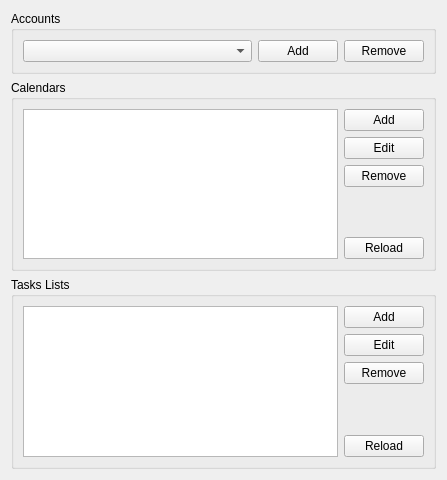
<?xml version="1.0" encoding="UTF-8"?>
<ui version="4.0">
 <class>SettingsDialog</class>
 <widget class="QWidget" name="SettingsDialog">
  <property name="geometry">
   <rect>
    <x>0</x>
    <y>0</y>
    <width>447</width>
    <height>480</height>
   </rect>
  </property>
  <property name="sizePolicy">
   <sizepolicy hsizetype="Minimum" vsizetype="Minimum">
    <horstretch>0</horstretch>
    <verstretch>0</verstretch>
   </sizepolicy>
  </property>
  <property name="minimumSize">
   <size>
    <width>0</width>
    <height>480</height>
   </size>
  </property>
  <property name="windowTitle">
   <string>Calendar Resource Settings</string>
  </property>
  <layout class="QVBoxLayout" name="verticalLayout">
   <item>
    <widget class="QGroupBox" name="accountsBox">
     <property name="title">
      <string>Accounts</string>
     </property>
     <layout class="QGridLayout" name="gridLayout">
      <item row="0" column="1">
       <widget class="QPushButton" name="addAccountBtn">
        <property name="sizePolicy">
         <sizepolicy hsizetype="Minimum" vsizetype="Minimum">
          <horstretch>0</horstretch>
          <verstretch>0</verstretch>
         </sizepolicy>
        </property>
        <property name="text">
         <string>Add</string>
        </property>
       </widget>
      </item>
      <item row="0" column="2">
       <widget class="QPushButton" name="removeAccountBtn">
        <property name="sizePolicy">
         <sizepolicy hsizetype="Minimum" vsizetype="Minimum">
          <horstretch>0</horstretch>
          <verstretch>0</verstretch>
         </sizepolicy>
        </property>
        <property name="text">
         <string>Remove</string>
        </property>
       </widget>
      </item>
      <item row="2" column="1">
       <spacer name="verticalSpacer">
        <property name="orientation">
         <enum>Qt::Vertical</enum>
        </property>
        <property name="sizeHint" stdset="0">
         <size>
          <width>20</width>
          <height>40</height>
         </size>
        </property>
       </spacer>
      </item>
      <item row="0" column="0">
       <widget class="KGoogle::Ui::AccountsCombo" name="accountsCombo">
        <property name="sizePolicy">
         <sizepolicy hsizetype="Expanding" vsizetype="Fixed">
          <horstretch>0</horstretch>
          <verstretch>0</verstretch>
         </sizepolicy>
        </property>
       </widget>
      </item>
     </layout>
    </widget>
   </item>
   <item>
    <widget class="QGroupBox" name="calendarsBox">
     <property name="title">
      <string>Calendars</string>
     </property>
     <layout class="QGridLayout" name="gridLayout_2">
      <item row="6" column="1">
       <widget class="QPushButton" name="reloadCalendarsBtn">
        <property name="text">
         <string>Reload</string>
        </property>
       </widget>
      </item>
      <item row="3" column="1">
       <widget class="QPushButton" name="editCalBtn">
        <property name="text">
         <string>Edit</string>
        </property>
       </widget>
      </item>
      <item row="4" column="1">
       <widget class="QPushButton" name="removeCalBtn">
        <property name="text">
         <string>Remove</string>
        </property>
       </widget>
      </item>
      <item row="2" column="1">
       <widget class="QPushButton" name="addCalBtn">
        <property name="text">
         <string>Add</string>
        </property>
       </widget>
      </item>
      <item row="5" column="1">
       <spacer name="verticalSpacer_2">
        <property name="orientation">
         <enum>Qt::Vertical</enum>
        </property>
        <property name="sizeHint" stdset="0">
         <size>
          <width>20</width>
          <height>40</height>
         </size>
        </property>
       </spacer>
      </item>
      <item row="2" column="0" rowspan="5">
       <widget class="QListWidget" name="calendarsList"/>
      </item>
     </layout>
    </widget>
   </item>
   <item>
    <widget class="QGroupBox" name="tasksBox">
     <property name="title">
      <string>Tasks Lists</string>
     </property>
     <layout class="QGridLayout" name="gridLayout_3">
      <item row="0" column="1">
       <widget class="QPushButton" name="addTasksBtn">
        <property name="text">
         <string>Add</string>
        </property>
       </widget>
      </item>
      <item row="0" column="0" rowspan="5">
       <widget class="QListWidget" name="tasksList"/>
      </item>
      <item row="4" column="1">
       <widget class="QPushButton" name="reloadTasksBtn">
        <property name="text">
         <string>Reload</string>
        </property>
       </widget>
      </item>
      <item row="2" column="1">
       <widget class="QPushButton" name="removeTasksBtn">
        <property name="text">
         <string>Remove</string>
        </property>
       </widget>
      </item>
      <item row="1" column="1">
       <widget class="QPushButton" name="editTasksBtn">
        <property name="text">
         <string>Edit</string>
        </property>
       </widget>
      </item>
      <item row="3" column="1">
       <spacer name="verticalSpacer_3">
        <property name="orientation">
         <enum>Qt::Vertical</enum>
        </property>
        <property name="sizeHint" stdset="0">
         <size>
          <width>20</width>
          <height>40</height>
         </size>
        </property>
       </spacer>
      </item>
     </layout>
    </widget>
   </item>
  </layout>
 </widget>
 <customwidgets>
  <customwidget>
   <class>KGoogle::Ui::AccountsCombo</class>
   <extends>QComboBox</extends>
   <header location="global">libkgoogle/ui/accountscombo.h</header>
  </customwidget>
 </customwidgets>
 <resources/>
 <connections/>
</ui>
